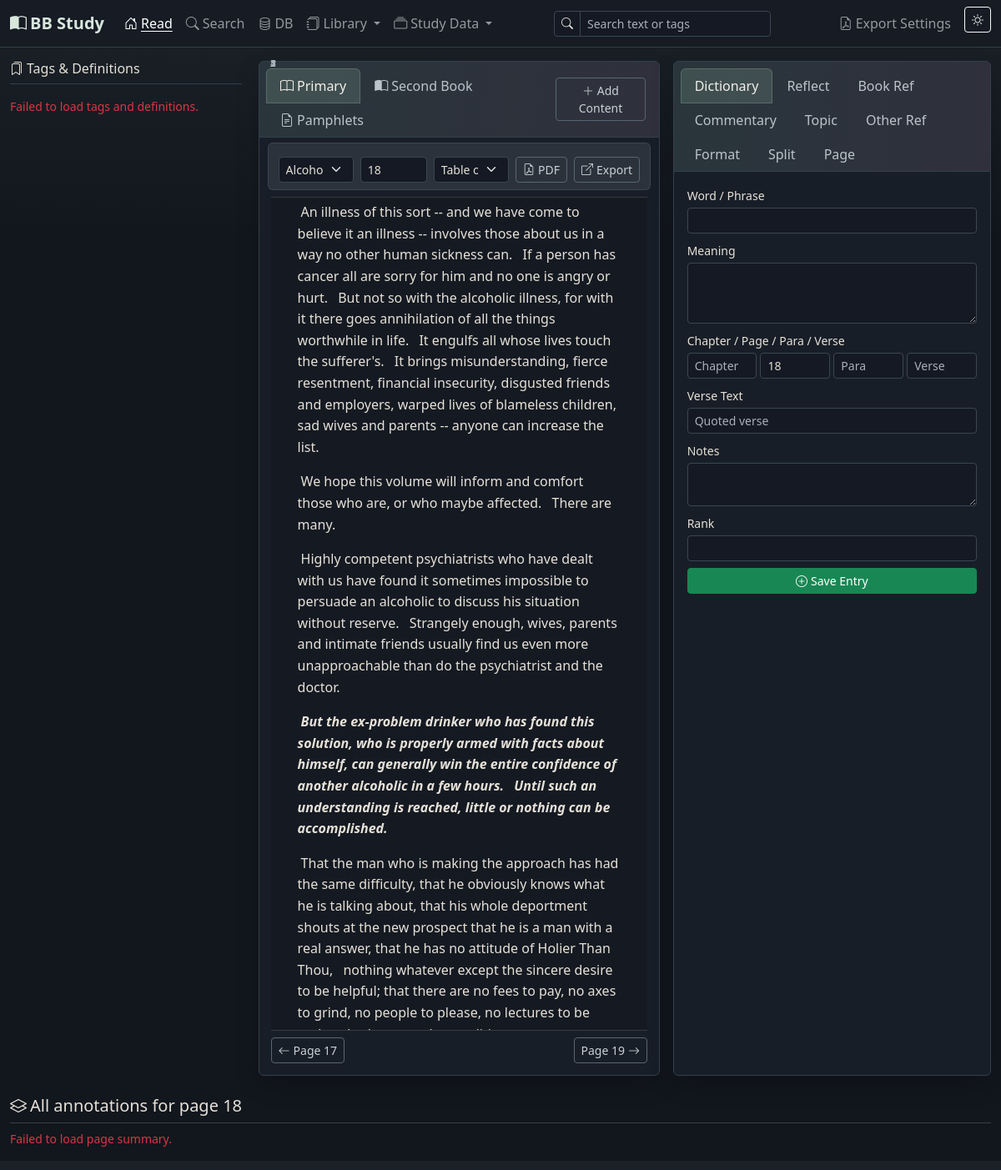
The page / on the database its author committed.
### app/models.py (models this page shows, shortened)
class Setting(db.Model):
    __tablename__ = 'settings'
    id = db.Column(db.Integer, primary_key=True)
    key = db.Column(db.String(100), unique=True, nullable=False)
    value = db.Column(db.Text, default='')

class BookContent(db.Model):
    __tablename__ = 'book_content'
    id = db.Column(db.Integer, primary_key=True)
    book_id = db.Column(db.Integer, db.ForeignKey('books.id'), nullable=False)
    content_mode = db.Column(db.String(20), nullable=False, default='sentence')
    chapter_number = db.Column(db.String(20))
    chapter_name = db.Column(db.String(100))
    chapter = db.Column(db.String(100))
    page = db.Column(db.String(20))
    relative_page_number = db.Column(db.Integer)
    paragraph = db.Column(db.Integer)
    verse = db.Column(db.Integer)
    content = db.Column(db.Text, nullable=False)
    created_at = db.Column(db.DateTime, default=datetime.utcnow)
    topics = db.relationship('ContentTopic', backref='content', lazy=True,
                             cascade='all, delete-orphan',
                             foreign_keys='ContentTopic.book_content_id')

### app/routes/main.py (the view)
@main_bp.route('/')
def index():
    theme = get_theme()
    book_id = request.args.get('book_id', type=int)
    current_book = Book.query.get(book_id) if book_id else get_current_book()
    current_page = request.args.get('page') or (
        get_book_page(current_book.id, get_current_page()) if current_book else get_current_page()
    )
    content_mode = 'sentence'
    secondary_book_id = request.args.get('secondary_book_id', type=int)
    secondary_book = Book.query.get(secondary_book_id) if secondary_book_id else get_current_secondary_book()
    secondary_page = request.args.get('secondary_page') or (
        get_secondary_book_page(secondary_book.id, '1') if secondary_book else '1'
    )
    secondary_content_mode = 'sentence'
    books = Book.query.order_by(Book.title).all()
    if current_book:
        _set_setting('current_book_id', current_book.id)
        if current_page:
            _set_setting('current_page', current_page)
            _set_setting(_book_position_key(current_book.id, 'page'), current_page)
    if secondary_book:
        _set_setting('current_secondary_book_id', secondary_book.id)
        if secondary_page:
            _set_setting(_secondary_book_position_key(secondary_book.id, 'page'), secondary_page)
    primary_state = _build_reader_state(current_book, current_page)
    secondary_state = _build_reader_state(secondary_book, secondary_page)
    return render_template('index.html',
                           theme=theme,
                           current_book=current_book,
                           current_page=current_page,
                           previous_page=primary_state['previous_page'],
                           next_page=primary_state['next_page'],
                           content_mode=content_mode,
                           page_content=primary_state['page_content'],
                           content_formats=primary_state['content_formats'],
                           toc_entries=primary_state['toc_entries'],
                           secondary_book=secondary_book,
                           secondary_page=secondary_page,
                           secondary_previous_page=secondary_state['previous_page'],
                           secondary_next_page=secondary_state['next_page'],
                           secondary_content_mode=secondary_content_mode,
                           secondary_page_content=secondary_state['page_content'],
                           secondary_content_formats=secondary_state['content_formats'],
                           secondary_toc_entries=secondary_state['toc_entries'],
                           books=books)

### app/templates/index.html (shortened to what this page needs)
{% extends 'base.html' %}
{% block navbar_tools %}
<div class="d-flex align-items-center gap-2 my-2 my-lg-0 me-lg-2">
  <div class="position-relative">
    <div class="input-group input-group-sm" style="width:260px;">
      <span class="input-group-text"><i class="bi bi-search"></i></span>
      <input id="readSearchQuery" type="text" class="form-control" placeholder="Search text or tags">
    </div>
  </div>
</div>
{% endblock %}
{% block content %}
<div class="row g-3">
  <aside class="col-xl-3 page-study-rail {% if not current_book %}d-none{% endif %}" aria-label="Tags and definitions">
    <div class="page-study-rail-inner">
      <h6 class="border-bottom pb-2 mb-3">
        <i class="bi bi-bookmarks me-1"></i>Tags &amp; Definitions
      </h6>
      <div id="pageStudyRail" class="page-study-stack">
      </div>
    </div>
  </aside>
  <div class="col-lg-7 {% if current_book %}col-xl-5{% else %}col-xl-7{% endif %}">
    <div class="card h-100">
      <div class="card-header d-flex justify-content-between align-items-center">
        <ul class="nav nav-tabs card-header-tabs" id="bookPaneTabs">
          <li class="nav-item">
            <button class="nav-link active" data-bs-toggle="tab" data-bs-target="#primaryBookPane">
              <i class="bi bi-book me-1"></i>Primary
            </button>
          </li>
          <li class="nav-item">
            <button class="nav-link" data-bs-toggle="tab" data-bs-target="#secondaryBookPane">
              <i class="bi bi-book-half me-1"></i>Second Book
            </button>
          </li>
          <li class="nav-item">
            <button class="nav-link" data-bs-toggle="tab" data-bs-target="#pamphletBookPane">
              <i class="bi bi-file-earmark-text me-1"></i>Pamphlets
            </button>
          </li>
        </ul>
        <button class="btn btn-sm btn-outline-secondary" data-bs-toggle="modal" data-bs-target="#addContentModal">
          <i class="bi bi-plus-lg"></i> Add Content
        </button>
      </div>
      <div class="card-body tab-content book-pane-body">
        <div class="tab-pane fade show active" id="primaryBookPane">
          <div class="reader-controls row g-2 align-items-center mb-2">
            <div class="col-12 col-md">
              <select id="bookSelect" class="form-select form-select-sm">
                {% for b in books %}
                  <option value="{{ b.id }}" {% if current_book and current_book.id == b.id %}selected{% endif %}>
                    {{ b.title }}
                  </option>
                {% endfor %}
              </select>
            </div>
            <div class="col-auto">
              <input id="pageInput" type="text" class="form-control form-control-sm" style="width:80px;"
                     value="{{ current_page }}" placeholder="Page">
            </div>
            {% if toc_entries %}
            <div class="col-12 col-md">
              <select id="primaryTocSelect" class="form-select form-select-sm">
                <option value="">Table of contents</option>
              </select>
            </div>
            {% endif %}
            <div class="col-auto">
              {% if current_book and current_book.pdf_path %}
                <a class="btn btn-sm btn-outline-secondary" href="{{ url_for('main.book_pdf', book_id=current_book.id) }}" target="_blank" rel="noopener">
                  <i class="bi bi-file-earmark-pdf me-1"></i>PDF
                </a>
              {% endif %}
            </div>
            <div class="col-auto">
              {% if current_book %}
                <a class="btn btn-sm btn-outline-secondary" href="{{ url_for('main.export_page_pdf', book_id=current_book.id, page=current_page) }}" target="_blank" rel="noopener">
                  <i class="bi bi-box-arrow-up-right me-1"></i>Export
                </a>
              {% endif %}
            </div>
          </div>
          <div class="book-content-scroll" id="pageContentArea">
            {% if page_content %}
              {% set cur_para = namespace(val=None) %}
              {% for item in page_content %}
                {% if item.paragraph != cur_para.val %}
                  {% if cur_para.val is not none %}</p>{% endif %}
                  <p class="book-paragraph" data-paragraph="{{ item.paragraph }}">
                  {% set cur_para.val = item.paragraph %}
                {% endif %}
                {% set verse_key = item.paragraph ~ '-' ~ item.verse %}
                {% set fmt = content_formats.get(verse_key) %}
                <span class="verse-fragment sentence-verse {{ 'formatted-bold' if fmt and fmt.is_bold else '' }} {{ 'formatted-italic' if fmt and fmt.is_italic else '' }} {{ 'formatted-role-' ~ fmt.content_role if fmt and fmt.content_role and fmt.content_role != 'body' else '' }} {{ 'formatted-align-' ~ fmt.alignment_override if fmt and fmt.alignment_override else '' }}"
                      data-is-bold="{{ 'true' if fmt and fmt.is_bold else 'false' }}"
                      data-is-italic="{{ 'true' if fmt and fmt.is_italic else 'false' }}"
                      data-content-role="{{ fmt.content_role if fmt and fmt.content_role else 'body' }}"
                      data-alignment-override="{{ fmt.alignment_override if fmt and fmt.alignment_override else '' }}"
                      data-content-id="{{ item.id }}"
                      data-content-mode="sentence"
                      data-raw-content="{{ item.content }}"
                      data-verse-key="{{ verse_key }}"
                      data-chapter="{{ item.chapter_name or item.chapter or '' }}"
                      data-page="{{ item.page }}"
                      data-paragraph="{{ item.paragraph }}"
                      data-verse="{{ item.verse }}"><sup class="content-number">{{ item.verse }}</sup>{{ item.content }} </span>
              {% endfor %}
              {% if page_content %}</p>{% endif %}
            {% elif current_book %}
              <p class="text-muted fst-italic">No content stored for this page yet.</p>
            {% else %}
              <p class="text-muted fst-italic">Select a book and page to begin reading.</p>
            {% endif %}
          </div>
          {% if current_book %}
          <div class="reader-footer d-flex justify-content-between align-items-center mt-2">
            <div>
              {% if previous_page %}
              <a class="btn btn-sm btn-outline-secondary"
                 href="{{ url_for('main.index', book_id=current_book.id, page=previous_page, secondary_book_id=secondary_book.id if secondary_book else none, secondary_page=secondary_page if secondary_book else none) }}">
                <i class="bi bi-arrow-left me-1"></i>Page {{ previous_page }}
              </a>
              {% endif %}
            </div>
            <div>
              {% if next_page %}
              <a class="btn btn-sm btn-outline-secondary"
                 href="{{ url_for('main.index', book_id=current_book.id, page=next_page, secondary_book_id=secondary_book.id if secondary_book else none, secondary_page=secondary_page if secondary_book else none) }}">
                Page {{ next_page }}<i class="bi bi-arrow-right ms-1"></i>
              </a>
              {% endif %}
            </div>
          </div>
          {% endif %}
        </div>
      </div>
    </div>
  </div>
  <div class="col-lg-5 col-xl-4">
    <div class="card h-100">
      <div class="card-header">
        <ul class="nav nav-tabs card-header-tabs" id="entryTabs">
          <li class="nav-item">
            <button class="nav-link active" data-bs-toggle="tab" data-bs-target="#tabDict">
              Dictionary
            </button>
          </li>
          <li class="nav-item">
            <button class="nav-link" data-bs-toggle="tab" data-bs-target="#tabReflect">
              Reflect
            </button>
          </li>
          <li class="nav-item">
            <button class="nav-link" data-bs-toggle="tab" data-bs-target="#tabRef">
              Book Ref
            </button>
          </li>
          <li class="nav-item">
            <button class="nav-link" data-bs-toggle="tab" data-bs-target="#tabComm">
              Commentary
            </button>
          </li>
          <li class="nav-item">
            <button class="nav-link" data-bs-toggle="tab" data-bs-target="#tabTopic">
              Topic
            </button>
          </li>
          <li class="nav-item">
            <button class="nav-link" data-bs-toggle="tab" data-bs-target="#tabSrc">
              Other Ref
            </button>
          </li>
          <li class="nav-item">
            <button class="nav-link" data-bs-toggle="tab" data-bs-target="#tabFormat">
              Format
            </button>
          </li>
          <li class="nav-item">
            <button class="nav-link" data-bs-toggle="tab" data-bs-target="#tabSplit">
              Split
            </button>
          </li>
          <li class="nav-item">
            <button class="nav-link" data-bs-toggle="tab" data-bs-target="#tabPageFormat">
              Page
            </button>
          </li>
        </ul>
      </div>
      <div class="card-body tab-content overflow-auto" style="max-height:60vh;">
        <div class="tab-pane fade show active" id="tabDict">
          <form id="dictForm" class="mb-0">
            <div class="mb-2">
              <label class="form-label small mb-1">Word / Phrase</label>
              <input type="text" class="form-control form-control-sm" id="dictWord" required>
            </div>
            <div class="mb-2">
              <label class="form-label small mb-1">Meaning</label>
              <textarea class="form-control form-control-sm" id="dictMeaning" rows="3" required></textarea>
            </div>
            <div class="mb-2">
              <label class="form-label small mb-1">Chapter / Page / Para / Verse</label>
              <div class="row g-1">
                <div class="col"><input type="text" class="form-control form-control-sm" id="dictChapter" placeholder="Chapter"></div>
                <div class="col"><input type="text" class="form-control form-control-sm" id="dictPage" placeholder="Page"></div>
                <div class="col"><input type="number" class="form-control form-control-sm" id="dictPara" placeholder="Para"></div>
                <div class="col"><input type="number" class="form-control form-control-sm" id="dictLine" placeholder="Verse"></div>
              </div>
            </div>
            <div class="mb-2">
              <label class="form-label small mb-1">Verse Text</label>
              <input type="text" class="form-control form-control-sm" id="dictLineText" placeholder="Quoted verse">
            </div>
            <div class="mb-2">
              <label class="form-label small mb-1">Notes</label>
              <textarea class="form-control form-control-sm" id="dictNotes" rows="2"></textarea>
            </div>
            <div class="mb-2">
              <label class="form-label small mb-1">Rank</label>
              <input type="number" class="form-control form-control-sm" id="dictRank" min="1" step="1">
            </div>
            <button type="submit" class="btn btn-sm btn-success w-100">
              <i class="bi bi-plus-circle me-1"></i>Save Entry
            </button>
          </form>
        </div>
      </div>
    </div>
  </div>
</div>
<div class="mt-4" id="pageSummarySection">
  {% if current_book %}
  <h5 class="border-bottom pb-2">
    <i class="bi bi-layers me-1"></i>All annotations for page <span id="summaryPageLabel">{{ current_page }}</span>
  </h5>
  <div id="pageSummary" class="summary-masonry">
  </div>
  {% endif %}
</div>
{% endblock %}

### rows shown on the page
Setting: value "18"
BookContent: verse "1", content "An illness of this sort -- and we have come to believe it an illness -- involves those about us in a way no other human sickness can."
BookContent: verse "2", content "If a person has cancer all are sorry for him and no one is angry or hurt."
BookContent: verse "3", content "But not so with the alcoholic illness, for with it there goes annihilation of all the things worthwhile in life."
BookContent: verse "4", content "It engulfs all whose lives touch the sufferer's."
BookContent: verse "5", content "It brings misunderstanding, fierce resentment, financial insecurity, disgusted friends and employers, warped lives of blameless children, sad wives and parents -- anyone can increase the list."
BookContent: verse "1", content "We hope this volume will inform and comfort those who are, or who maybe affected."
BookContent: verse "2", content "There are many."
BookContent: verse "1", content "Highly competent psychiatrists who have dealt with us have found it sometimes impossible to persuade an alcoholic to discuss his situation without reserve."
BookContent: verse "2", content "Strangely enough, wives, parents and intimate friends usually find us even more unapproachable than do the psychiatrist and the doctor."
BookContent: verse "1", content "But the ex-problem drinker who has found this solution, who is properly armed with facts about himself, can generally win the entire confidence of another alcoholic in a few hours."
BookContent: verse "2", content "Until such an understanding is reached, little or nothing can be accomplished."
BookContent: verse "1", content "That the man who is making the approach has had the same difficulty, that he obviously knows what he is talking about, that his whole deportment shouts at the new prospect that he is a man with a real answer, that he has no attitude of Holier Than Thou,"

### other values the page prints
{{ item.verse }} "2"
{{ item.content }} "nothing whatever except the sincere desire to be helpful; that there are no fees to pay, no axes to grind, no people to please, no lectures to be…"
{{ previous_page }} "17"
{{ next_page }} "19"
form field value "Alcoholics Anonymous"
